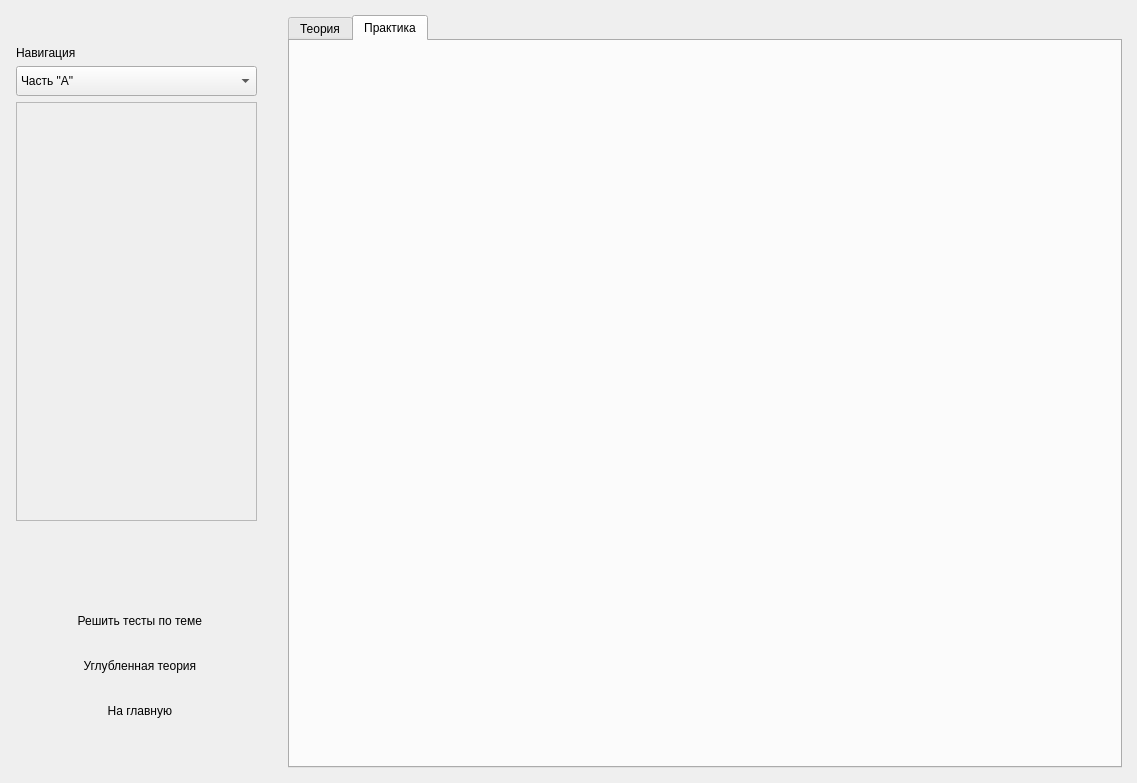
<?xml version="1.0" encoding="UTF-8"?>
<ui version="4.0">
 <class>TestPreparingWidget</class>
 <widget class="QWidget" name="TestPreparingWidget">
  <property name="geometry">
   <rect>
    <x>0</x>
    <y>0</y>
    <width>1137</width>
    <height>783</height>
   </rect>
  </property>
  <property name="windowTitle">
   <string>Form</string>
  </property>
  <layout class="QGridLayout" name="gridLayout">
   <property name="margin">
    <number>0</number>
   </property>
   <property name="spacing">
    <number>0</number>
   </property>
   <item row="0" column="1">
    <widget class="QWidget" name="contentWidget" native="true">
     <property name="sizePolicy">
      <sizepolicy hsizetype="Expanding" vsizetype="Expanding">
       <horstretch>0</horstretch>
       <verstretch>0</verstretch>
      </sizepolicy>
     </property>
     <property name="styleSheet">
      <string notr="true">* {
  background-color: #ffffff;
}
QWebView {
  background-color: #f4f5f9; 
  margin: 2px;
}
#widget_3
{
  margin: 15px;
}
#tabWidget::pane
{
  border: none;
}
#theoryTab, #practiceTab
{
  border: 2px solid #e2e3e5;
  border-radius: 5px;
  margin: 0px;
  padding: 0px;
  background-color: #f6f7f9;
}
#tabWidget::tab-bar
{
  border: 2px solid #e2e3e5;
  background-color: #e2e3e5;
}
#tabWidget &gt;  QTabBar::tab
{
  margin-left: -5px;
  border: 2px solid #e2e3e5;
  border-radius: 5px;
  background-color: #e2e3e5;
  font-size: 14px;
  font-family: Arial, sans-serif;
  font-weight: bold;
  color: #60616f;
  width: 100px;
  height: 20px;
}
#tabWidget &gt;  QTabBar::tab:first
{
  margin-left: 0px;
}
#tabWidget &gt;  QTabBar::tab:selected
{
  background-color: #f6f7f9;
  border: 2px solid #f6f7f9;
}</string>
     </property>
     <layout class="QVBoxLayout" name="verticalLayout">
      <property name="spacing">
       <number>0</number>
      </property>
      <property name="margin">
       <number>0</number>
      </property>
      <item>
       <widget class="QWidget" name="contentWidgetSpacer" native="true">
        <layout class="QVBoxLayout" name="verticalLayout_3">
         <property name="spacing">
          <number>0</number>
         </property>
         <property name="margin">
          <number>15</number>
         </property>
         <item>
          <widget class="QTabWidget" name="tabWidget">
           <property name="currentIndex">
            <number>1</number>
           </property>
           <widget class="QWidget" name="theoryTab">
            <attribute name="title">
             <string>Теория</string>
            </attribute>
           </widget>
           <widget class="QWidget" name="practiceTab">
            <attribute name="title">
             <string>Практика</string>
            </attribute>
           </widget>
          </widget>
         </item>
        </layout>
       </widget>
      </item>
     </layout>
    </widget>
   </item>
   <item row="0" column="0">
    <widget class="QWidget" name="menuWidget" native="true">
     <property name="sizePolicy">
      <sizepolicy hsizetype="Expanding" vsizetype="Expanding">
       <horstretch>0</horstretch>
       <verstretch>0</verstretch>
      </sizepolicy>
     </property>
     <property name="maximumSize">
      <size>
       <width>273</width>
       <height>16777215</height>
      </size>
     </property>
     <property name="styleSheet">
      <string notr="true">#menuWidget {
  background-color: #f4f5f9;
  border-right: 2px solid #bbbbbb;
  margin: 0px;
  padding: 0px;
}

#menuWidget {
  background-color: #f4f5f9;
}
#menuWidget &gt; QWidget
{
  margin-left: 9px;
  margin-right: 9px;

  border-right: 2px solid #bbbbbb;
  font-size: 16px;
  font-family: Arial, sans-serif;
  font-weight: bold;
  color: #60616f;
}
#menuWidget &gt; QPushButton {
  margin: 0px;
  text-align: left;
  border: none;
  border-top: 1px solid #d0d1d4;
  border-bottom: 1px solid #d0d1d4;
  padding-left: 5px;

  margin-right: 2px;
}
#menuWidget &gt; QPushButton:hover {
  background-color: #c6e4f0;
  border-top: 1px solid #b2c6ce;
  border-bottom: 1px solid #b2c6ce;
}
#menuWidget &gt; QPushButton:pressed {
  padding-top: 1px;
}</string>
     </property>
     <layout class="QVBoxLayout" name="verticalLayout_4">
      <property name="spacing">
       <number>0</number>
      </property>
      <property name="margin">
       <number>0</number>
      </property>
      <item>
       <spacer name="verticalSpacer">
        <property name="orientation">
         <enum>Qt::Vertical</enum>
        </property>
        <property name="sizeType">
         <enum>QSizePolicy::Fixed</enum>
        </property>
        <property name="sizeHint" stdset="0">
         <size>
          <width>20</width>
          <height>30</height>
         </size>
        </property>
       </spacer>
      </item>
      <item>
       <widget class="QWidget" name="navigationWidget" native="true">
        <property name="styleSheet">
         <string notr="true">#navigationWidget
{
  background-color: #ffffff;
  border: 2px solid #d0d1d4;
  border-radius: 5px;
}

#navigationWidget &gt; #label
{
  background-color: #ffffff;
  text-align: left;
  border: none;
  font-size: 13px;
  font-family: Arial, sans-serif;
  font-weight: bold;
  color: #60616f;
}

#navigationWidget &gt; QComboBox {
  border: 2px solid #e6e6e9;
  border-radius: 5px;
  background-color: qlineargradient(spread:pad, x1:0.511, y1:0, x2:0.510955, y2:1, stop:0   rgba(255, 255, 255, 255), stop:0.943182 rgba(245, 246, 249, 255));
  padding-left: 10px;

  font-size: 16px;
  font-family: Arial, sans-serif;
  font-weight: bold;
  color: #878787;
}
#navigationWidget &gt; QComboBox::down-arrow {
  border: none;
  border-radius: 5px;
  background-color: qlineargradient(spread:pad, x1:0.511, y1:0, x2:0.510955, y2:1, stop:0   rgba(255, 255, 255, 255), stop:0.943182 rgba(245, 246, 249, 255));
}
#navigationWidget &gt; QComboBox::drop-down {
  width: 25px;
  border: none;
  border-radius: 0px;
  background-color: qlineargradient(spread:pad, x1:0.511, y1:0, x2:0.510955, y2:1, stop:0   rgba(255, 255, 255, 255), stop:0.943182 rgba(245, 246, 249, 255));
  border-left: 2px solid #d6d7da;
  margin: 4px 0px;
}
#navigationWidget &gt; QComboBox:hover {
  background-color: qlineargradient(spread:pad, x1:0.511, y1:0, x2:0.510955, y2:1, stop:0   rgba(255, 255, 255, 255), stop:0.943182 rgba(245, 246, 249, 255));
  border-radius: 5px;
}

#navigationWidget &gt; QComboBox QAbstractItemView, QComboBox QAbstractItemView::item  {
  background-color: qlineargradient(spread:pad, x1:0.511, y1:0, x2:0.510955, y2:1, stop:0   rgba(255, 255, 255, 255), stop:0.943182 rgba(245, 246, 249, 255));
  border: 1px solid #ecedef;
  border-radius: 5px;
  padding-left: 10px;
  selection-background-color: #c6e4f0;
 }

#navigationWidget &gt; QComboBox QAbstractItemView::item:hover  {
  background-color: #c6e4f0;
  selection-background-color: #c6e4f0;
 }

#navigationWidget QScrollArea {
  border: 2px solid #ecedef;
  border-radius: 5px;  
}

#navigationWidget QScrollBar {
  background-color: #ffffff;
  border: none;
}
#navigationWidget QScrollBar::handle {
  border: 2px solid #ecedef;
  border-radius: 5px;
  background-color: #f4f5f9;
}
#navigationWidget QScrollBar::up-arrow{
  border: none;
  background-color: white;
  width: 0px;
  height: 0px;
}
#navigationWidget QScrollBar::down-arrow{
  border: none;
  background-color: white;
  width: 0px;
  height: 0px;
}

#navigationWidget QPushButton {
  text-align: left;
  border: none;
  border-top: 1px solid #d0d1d4;
  border-bottom: 1px solid #d0d1d4;
  margin-right: 2px;
  padding-left: 5px;

  height: 45px;

  font-size: 16px;
  font-family: Arial, sans-serif;
  font-weight: bold;
  color: #60616f;

  background-color: #f4f5f9;
}
#navigationWidget QPushButton:hover {
  background-color: #c6e4f0;
  border-top: 1px solid #b2c6ce;
  border-bottom: 1px solid #b2c6ce;
}
#navigationWidget QPushButton:pressed {
  padding-top: 1px;
}</string>
        </property>
        <layout class="QVBoxLayout" name="verticalLayout_2">
         <property name="spacing">
          <number>6</number>
         </property>
         <property name="leftMargin">
          <number>16</number>
         </property>
         <property name="topMargin">
          <number>16</number>
         </property>
         <property name="rightMargin">
          <number>16</number>
         </property>
         <property name="bottomMargin">
          <number>7</number>
         </property>
         <item>
          <widget class="QLabel" name="label">
           <property name="text">
            <string>Навигация</string>
           </property>
          </widget>
         </item>
         <item>
          <widget class="QComboBox" name="comboBox">
           <property name="minimumSize">
            <size>
             <width>0</width>
             <height>30</height>
            </size>
           </property>
           <property name="maximumSize">
            <size>
             <width>16777215</width>
             <height>30</height>
            </size>
           </property>
           <property name="styleSheet">
            <string notr="true"/>
           </property>
           <item>
            <property name="text">
             <string>Часть &quot;А&quot;</string>
            </property>
           </item>
           <item>
            <property name="text">
             <string>Часть &quot;B&quot;</string>
            </property>
           </item>
           <item>
            <property name="text">
             <string>Часть &quot;C&quot;</string>
            </property>
           </item>
          </widget>
         </item>
         <item>
          <widget class="QScrollArea" name="scrollArea">
           <property name="styleSheet">
            <string notr="true"/>
           </property>
           <property name="horizontalScrollBarPolicy">
            <enum>Qt::ScrollBarAlwaysOff</enum>
           </property>
           <property name="widgetResizable">
            <bool>true</bool>
           </property>
           <widget class="QWidget" name="scrollAreaWidgetContents">
            <property name="geometry">
             <rect>
              <x>0</x>
              <y>0</y>
              <width>237</width>
              <height>413</height>
             </rect>
            </property>
           </widget>
          </widget>
         </item>
        </layout>
        <zorder>comboBox</zorder>
        <zorder>scrollArea</zorder>
        <zorder>label</zorder>
       </widget>
      </item>
      <item>
       <spacer name="verticalSpacer_2">
        <property name="orientation">
         <enum>Qt::Vertical</enum>
        </property>
        <property name="sizeType">
         <enum>QSizePolicy::Preferred</enum>
        </property>
        <property name="sizeHint" stdset="0">
         <size>
          <width>20</width>
          <height>70</height>
         </size>
        </property>
       </spacer>
      </item>
      <item>
       <widget class="QPushButton" name="startTestPushButton">
        <property name="sizePolicy">
         <sizepolicy hsizetype="Expanding" vsizetype="Fixed">
          <horstretch>0</horstretch>
          <verstretch>0</verstretch>
         </sizepolicy>
        </property>
        <property name="minimumSize">
         <size>
          <width>0</width>
          <height>45</height>
         </size>
        </property>
        <property name="maximumSize">
         <size>
          <width>16777215</width>
          <height>45</height>
         </size>
        </property>
        <property name="text">
         <string>  Решить тесты по теме</string>
        </property>
        <property name="icon">
         <iconset resource="icons.qrc">
          <normaloff>:/icons/icons/notepad.png</normaloff>:/icons/icons/notepad.png</iconset>
        </property>
        <property name="iconSize">
         <size>
          <width>36</width>
          <height>36</height>
         </size>
        </property>
        <property name="flat">
         <bool>true</bool>
        </property>
       </widget>
      </item>
      <item>
       <widget class="QPushButton" name="extendedTheoryPushButton">
        <property name="sizePolicy">
         <sizepolicy hsizetype="Expanding" vsizetype="Fixed">
          <horstretch>0</horstretch>
          <verstretch>0</verstretch>
         </sizepolicy>
        </property>
        <property name="minimumSize">
         <size>
          <width>0</width>
          <height>45</height>
         </size>
        </property>
        <property name="maximumSize">
         <size>
          <width>16777215</width>
          <height>45</height>
         </size>
        </property>
        <property name="text">
         <string>  Углубленная теория</string>
        </property>
        <property name="icon">
         <iconset resource="icons.qrc">
          <normaloff>:/icons/icons/help.png</normaloff>:/icons/icons/help.png</iconset>
        </property>
        <property name="iconSize">
         <size>
          <width>36</width>
          <height>36</height>
         </size>
        </property>
        <property name="flat">
         <bool>true</bool>
        </property>
       </widget>
      </item>
      <item>
       <widget class="QPushButton" name="exitPushButton">
        <property name="sizePolicy">
         <sizepolicy hsizetype="Expanding" vsizetype="Fixed">
          <horstretch>0</horstretch>
          <verstretch>0</verstretch>
         </sizepolicy>
        </property>
        <property name="minimumSize">
         <size>
          <width>0</width>
          <height>45</height>
         </size>
        </property>
        <property name="maximumSize">
         <size>
          <width>16777215</width>
          <height>45</height>
         </size>
        </property>
        <property name="text">
         <string>  На главную</string>
        </property>
        <property name="icon">
         <iconset resource="icons.qrc">
          <normaloff>:/icons/icons/back.png</normaloff>:/icons/icons/back.png</iconset>
        </property>
        <property name="iconSize">
         <size>
          <width>36</width>
          <height>36</height>
         </size>
        </property>
        <property name="flat">
         <bool>true</bool>
        </property>
       </widget>
      </item>
      <item>
       <spacer name="verticalSpacer_3">
        <property name="orientation">
         <enum>Qt::Vertical</enum>
        </property>
        <property name="sizeType">
         <enum>QSizePolicy::Fixed</enum>
        </property>
        <property name="sizeHint" stdset="0">
         <size>
          <width>20</width>
          <height>50</height>
         </size>
        </property>
       </spacer>
      </item>
     </layout>
     <zorder>extendedTheoryPushButton</zorder>
     <zorder>startTestPushButton</zorder>
     <zorder>exitPushButton</zorder>

     <zorder>navigationWidget</zorder>
    </widget>
   </item>
  </layout>
 </widget>
 <resources>
  <include location="icons.qrc"/>
 </resources>
 <connections/>
</ui>
